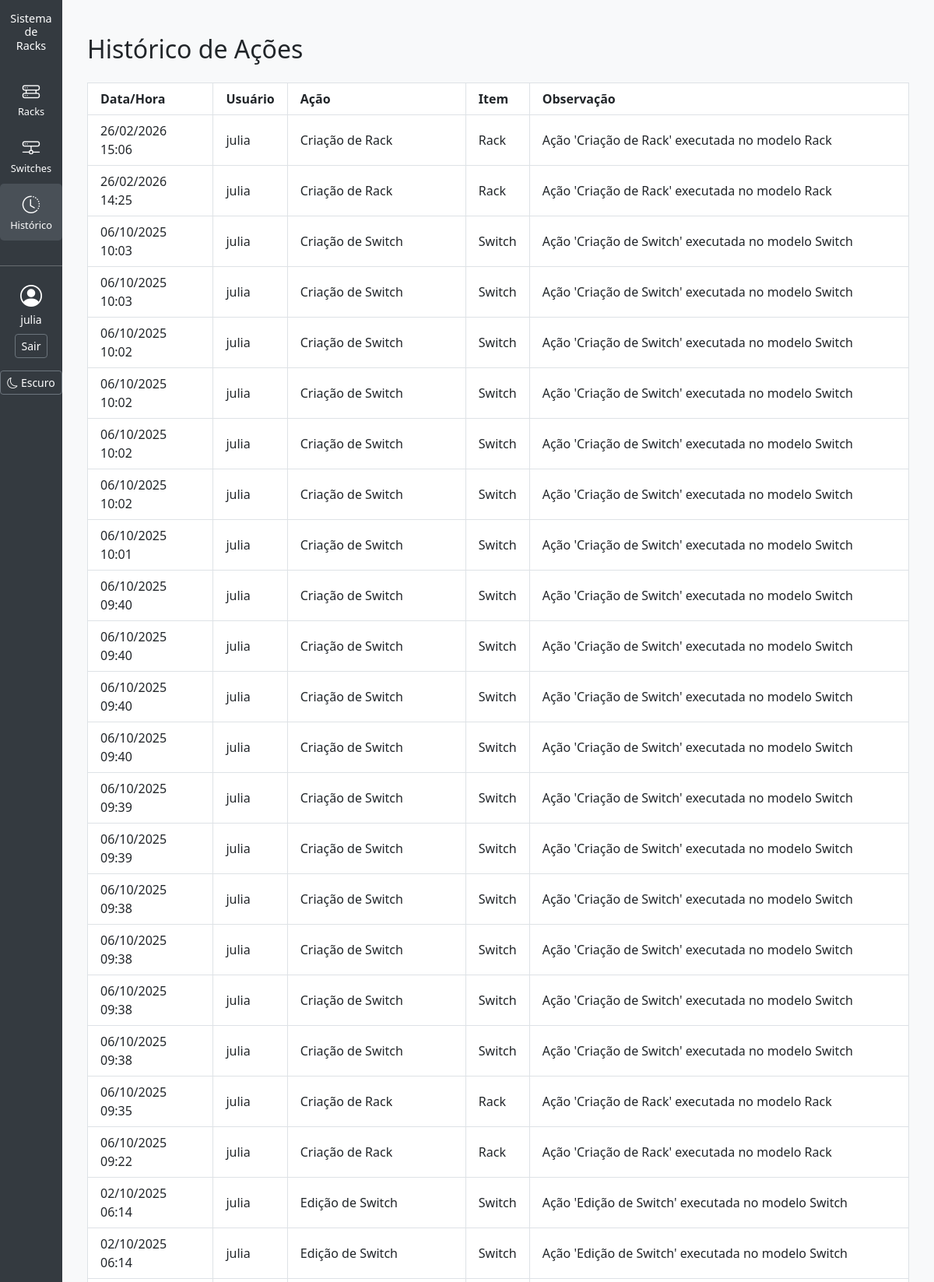
Page /inventario/historico/ (signed in, upper part) on the committed database.
### inventario/models.py (models this page shows, shortened)
class Historico(models.Model):
    id = models.AutoField(primary_key=True)
    usuario = models.ForeignKey(User, on_delete=models.SET_NULL, null=True, blank=True)
    acao = models.CharField(max_length=255)
    item = models.CharField(max_length=50, null=True, blank=True)  # Ex: "Rack", "Switch", "Porta"
    observacao = models.TextField(blank=True, null=True)
    criado_em = models.DateTimeField(auto_now_add=True)

### inventario/views.py (the view)
# urls.py: path("historico/", views.historico_list, name="historico_list"),
@login_required
def historico_list(request):
    historicos = Historico.objects.all().order_by("-criado_em")
    return render(request, "historico_list.html", {"historicos": historicos})

### templates/historico_list.html
{% extends "base.html" %}
{% block content %}
<div class="container mt-4">
    <h2 class="text-xl font-bold mb-4">Histórico de Ações</h2>
    {% if historicos %}
        <div class="overflow-x-auto">
            <table class="table-auto w-full border border-gray-300 shadow-sm text-sm">
                <thead class="bg-gray-100">
                    <tr>
                        <th class="border px-3 py-2 text-left">Data/Hora</th>
                        <th class="border px-3 py-2 text-left">Usuário</th>
                        <th class="border px-3 py-2 text-left">Ação</th>
                        <th class="border px-3 py-2 text-left">Item</th>
                        <th class="border px-3 py-2 text-left">Observação</th>
                    </tr>
                </thead>
                <tbody>
                    {% for h in historicos %}
                        <tr class="hover:bg-gray-50">
                            <td class="border px-3 py-2">{{ h.criado_em|date:"d/m/Y H:i" }}</td>
                            <td class="border px-3 py-2">{{ h.usuario.username }}</td>
                            <td class="border px-3 py-2">{{ h.acao }}</td>
                            <td class="border px-3 py-2">{{ h.item }}</td>
                            <td class="border px-3 py-2">{{ h.observacao }}</td>
                        </tr>
                    {% endfor %}
                </tbody>
            </table>
        </div>
    {% else %}
        <p class="text-gray-600">Nenhuma ação registrada ainda.</p>
    {% endif %}
</div>
{% endblock %}

### templates/base.html (shortened to what this page needs)
<!DOCTYPE html>
<html lang="pt-br">
<head>
  <link href="https://cdn.jsdelivr.net/npm/bootstrap@5.3.0/dist/css/bootstrap.min.css" rel="stylesheet">
  <link rel="stylesheet" href="https://cdn.jsdelivr.net/npm/bootstrap-icons@1.10.5/font/bootstrap-icons.css">
</head>
<body class="theme-light">
  <div class="sidebar d-none d-md-flex">
    <h4 class="text-white mb-4">Sistema<br>de<br>Racks</h4>
    <ul class="nav flex-column mb-3 w-100">
      <li class="nav-item">
        <a href="{% url 'rack_list' %}"
          class="nav-link {% if request.resolver_match.url_name == 'rack_list' %}active{% endif %}">
          <i class="bi bi-hdd-rack"></i>
          <span class="d-none d-lg-inline">Racks</span>
        </a>
      </li>
      <li>
        <a href="{% url 'switch_list' %}"
          class="nav-link {% if request.resolver_match.url_name == 'switch_list' %}active{% endif %}">
          <i class="bi bi-hdd-network"></i>
          <span class="d-none d-lg-inline">Switches</span>
        </a>
      </li>
      <li>
        <a href="{% url 'historico_list' %}"
          class="nav-link {% if request.resolver_match.url_name == 'historico_list' %}active{% endif %}">
          <i class="bi bi-clock-history"></i>
          <span class="d-none d-lg-inline">Histórico</span>
        </a>
      </li>
    </ul>
    <hr class="w-100">
    <div class="text-center px-2">
      {% if user.is_authenticated %}
      <i class="bi bi-person-circle fs-3"></i>
      <div class="small text-white">{{ user.username }}</div>
      <a href="{% url 'logout' %}" class="btn btn-outline-light btn-sm mt-2 w-100">Sair</a>
      {% else %}
      <a href="{% url 'login' %}" class="btn btn-outline-light btn-sm mt-2 w-100">Entrar</a>
      {% endif %}
    </div>
    <div class="mt-3">
      <button id="toggle-theme" class="btn btn-outline-light btn-sm w-100">
        <i class="bi bi-moon"></i> Escuro
      </button>
    </div>
  </div>
  <div class="content">
    {% block content %}{% endblock %}
  </div>
</body>
</html>

### templates/base.html (style rules this page uses)
body { display: flex; min-height: 100vh; }
.sidebar { width: 80px; background-color: #343a40; color: #fff; flex-shrink: 0; display: flex; flex-direction: column; align-items: center; padding: 15px 0; }
.sidebar h4 { font-size: 0.9rem; text-align: center; }
.sidebar .nav-link { color: #adb5bd; text-align: center; font-size: 0.8rem; padding: 10px 5px; }
.sidebar .nav-link i { font-size: 1.4rem; display: block; }
.sidebar .nav-link.active, .sidebar .nav-link:hover { background-color: #495057; color: #fff; border-radius: 5px; }
.content { flex-grow: 1; padding: 20px; background-color: #f8f9fa; }
.theme-light { --bg-color: #f8f9fa; --text-color: #212529; --card-bg: #ffffff; --input-bg: #ffffff; --input-border: #ced4da; --table-bg: #ffffff; --table-border: #dee2e6; --sidebar-bg: #343a40; --sidebar-text: #ffffff; --placeholder-color: #6c757d; --btn-primary-bg: #0d6efd; --btn-primary-text: #ffffff; --btn-secondary-bg: #6c757d; --btn-secondary-text: #ffffff; }
body { background-color: var(--bg-color); color: var(--text-color); }
.content { background-color: var(--bg-color); color: var(--text-color); }
a { color: var(--link-color); }
.card, .table, .border, .shadow-sm { background-color: var(--card-bg) !important; color: var(--text-color) !important; border-color: var(--table-border) !important; }
.btn-outline-light { color: var(--btn-secondary-text) !important; border-color: var(--btn-secondary-bg) !important; }
.sidebar { background-color: var(--sidebar-bg) !important; color: var(--sidebar-text) !important; }
.sidebar a { color: var(--sidebar-text) !important; }
.btn { border: none; }
.btn-outline-light { color: var(--btn-secondary-text) !important; border: 1px solid var(--btn-secondary-bg) !important; }

### rows in the picture
Historico: criado_em "26/02/2026 15:06", usuario.username "julia", acao "Criação de Rack", item "Rack", observacao "Ação 'Criação de Rack' executada no modelo Rack"
Historico: criado_em "26/02/2026 14:25", usuario.username "julia", acao "Criação de Rack", item "Rack", observacao "Ação 'Criação de Rack' executada no modelo Rack"
Historico: criado_em "06/10/2025 10:03", usuario.username "julia", acao "Criação de Switch", item "Switch", observacao "Ação 'Criação de Switch' executada no modelo Switch"
Historico: criado_em "06/10/2025 10:03", usuario.username "julia", acao "Criação de Switch", item "Switch", observacao "Ação 'Criação de Switch' executada no modelo Switch"
Historico: criado_em "06/10/2025 10:02", usuario.username "julia", acao "Criação de Switch", item "Switch", observacao "Ação 'Criação de Switch' executada no modelo Switch"
Historico: criado_em "06/10/2025 10:02", usuario.username "julia", acao "Criação de Switch", item "Switch", observacao "Ação 'Criação de Switch' executada no modelo Switch"
Historico: criado_em "06/10/2025 10:02", usuario.username "julia", acao "Criação de Switch", item "Switch", observacao "Ação 'Criação de Switch' executada no modelo Switch"
Historico: criado_em "06/10/2025 10:02", usuario.username "julia", acao "Criação de Switch", item "Switch", observacao "Ação 'Criação de Switch' executada no modelo Switch"
Historico: criado_em "06/10/2025 10:01", usuario.username "julia", acao "Criação de Switch", item "Switch", observacao "Ação 'Criação de Switch' executada no modelo Switch"
Historico: criado_em "06/10/2025 09:40", usuario.username "julia", acao "Criação de Switch", item "Switch", observacao "Ação 'Criação de Switch' executada no modelo Switch"
Historico: criado_em "06/10/2025 09:40", usuario.username "julia", acao "Criação de Switch", item "Switch", observacao "Ação 'Criação de Switch' executada no modelo Switch"
Historico: criado_em "06/10/2025 09:40", usuario.username "julia", acao "Criação de Switch", item "Switch", observacao "Ação 'Criação de Switch' executada no modelo Switch"
Historico: criado_em "06/10/2025 09:40", usuario.username "julia", acao "Criação de Switch", item "Switch", observacao "Ação 'Criação de Switch' executada no modelo Switch"
Historico: criado_em "06/10/2025 09:39", usuario.username "julia", acao "Criação de Switch", item "Switch", observacao "Ação 'Criação de Switch' executada no modelo Switch"
Historico: criado_em "06/10/2025 09:39", usuario.username "julia", acao "Criação de Switch", item "Switch", observacao "Ação 'Criação de Switch' executada no modelo Switch"
Historico: criado_em "06/10/2025 09:38", usuario.username "julia", acao "Criação de Switch", item "Switch", observacao "Ação 'Criação de Switch' executada no modelo Switch"
Historico: criado_em "06/10/2025 09:38", usuario.username "julia", acao "Criação de Switch", item "Switch", observacao "Ação 'Criação de Switch' executada no modelo Switch"
Historico: criado_em "06/10/2025 09:38", usuario.username "julia", acao "Criação de Switch", item "Switch", observacao "Ação 'Criação de Switch' executada no modelo Switch"
Historico: criado_em "06/10/2025 09:38", usuario.username "julia", acao "Criação de Switch", item "Switch", observacao "Ação 'Criação de Switch' executada no modelo Switch"
Historico: criado_em "06/10/2025 09:35", usuario.username "julia", acao "Criação de Rack", item "Rack", observacao "Ação 'Criação de Rack' executada no modelo Rack"
Historico: criado_em "06/10/2025 09:22", usuario.username "julia", acao "Criação de Rack", item "Rack", observacao "Ação 'Criação de Rack' executada no modelo Rack"
Historico: criado_em "02/10/2025 06:14", usuario.username "julia", acao "Edição de Switch", item "Switch", observacao "Ação 'Edição de Switch' executada no modelo Switch"
Historico: criado_em "02/10/2025 06:14", usuario.username "julia", acao "Edição de Switch", item "Switch", observacao "Ação 'Edição de Switch' executada no modelo Switch"

### other values in the picture
{{ user.username }} "julia"
